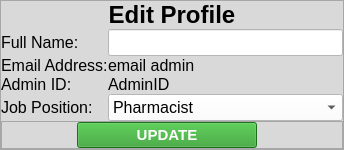
     <widget class="QWidget" name="adminProfile">
      <layout class="QGridLayout" name="gridLayout_8">
       <property name="leftMargin">
        <number>0</number>
       </property>
       <property name="topMargin">
        <number>0</number>
       </property>
       <property name="rightMargin">
        <number>0</number>
       </property>
       <property name="bottomMargin">
        <number>0</number>
       </property>
       <property name="spacing">
        <number>0</number>
       </property>
       <item row="1" column="0">
        <widget class="QFrame" name="frame_33">
         <property name="maximumSize">
          <size>
           <width>100</width>
           <height>16777215</height>
          </size>
         </property>
         <property name="frameShape">
          <enum>QFrame::StyledPanel</enum>
         </property>
         <property name="frameShadow">
          <enum>QFrame::Raised</enum>
         </property>
        </widget>
       </item>
       <item row="0" column="0" colspan="3">
        <widget class="QFrame" name="frame_31">
         <property name="maximumSize">
          <size>
           <width>16777215</width>
           <height>30</height>
          </size>
         </property>
         <property name="frameShape">
          <enum>QFrame::StyledPanel</enum>
         </property>
         <property name="frameShadow">
          <enum>QFrame::Raised</enum>
         </property>
        </widget>
       </item>
       <item row="2" column="0" colspan="3">
        <widget class="QFrame" name="frame_35">
         <property name="maximumSize">
          <size>
           <width>16777215</width>
           <height>30</height>
          </size>
         </property>
         <property name="frameShape">
          <enum>QFrame::StyledPanel</enum>
         </property>
         <property name="frameShadow">
          <enum>QFrame::Raised</enum>
         </property>
        </widget>
       </item>
       <item row="1" column="2">
        <widget class="QFrame" name="frame_34">
         <property name="maximumSize">
          <size>
           <width>100</width>
           <height>16777215</height>
          </size>
         </property>
         <property name="frameShape">
          <enum>QFrame::StyledPanel</enum>
         </property>
         <property name="frameShadow">
          <enum>QFrame::Raised</enum>
         </property>
        </widget>
       </item>
       <item row="1" column="1">
        <widget class="QFrame" name="frame_32">
         <property name="sizePolicy">
          <sizepolicy hsizetype="Maximum" vsizetype="Preferred">
           <horstretch>0</horstretch>
           <verstretch>0</verstretch>
          </sizepolicy>
         </property>
         <property name="maximumSize">
          <size>
           <width>925</width>
           <height>650</height>
          </size>
         </property>
         <property name="styleSheet">
          <string notr="true">background-color: rgba(217,217,217,255)</string>
         </property>
         <property name="frameShape">
          <enum>QFrame::StyledPanel</enum>
         </property>
         <property name="frameShadow">
          <enum>QFrame::Raised</enum>
         </property>
         <layout class="QGridLayout" name="gridLayout_10">
          <property name="leftMargin">
           <number>0</number>
          </property>
          <property name="topMargin">
           <number>0</number>
          </property>
          <property name="rightMargin">
           <number>0</number>
          </property>
          <property name="bottomMargin">
           <number>0</number>
          </property>
          <property name="spacing">
           <number>0</number>
          </property>
          <item row="0" column="1" colspan="2">
           <widget class="QLabel" name="label_19">
            <property name="sizePolicy">
             <sizepolicy hsizetype="Fixed" vsizetype="Fixed">
              <horstretch>0</horstretch>
              <verstretch>0</verstretch>
             </sizepolicy>
            </property>
            <property name="maximumSize">
             <size>
              <width>925</width>
              <height>50</height>
             </size>
            </property>
            <property name="sizeIncrement">
             <size>
              <width>0</width>
              <height>0</height>
             </size>
            </property>
            <property name="styleSheet">
             <string notr="true"/>
            </property>
            <property name="text">
             <string>&lt;html&gt;&lt;head/&gt;&lt;body&gt;&lt;p&gt;&lt;span style=&quot; font-size:18pt; font-weight:600;&quot;&gt;Edit Profile&lt;/span&gt;&lt;/p&gt;&lt;/body&gt;&lt;/html&gt;</string>
            </property>
            <property name="textFormat">
             <enum>Qt::AutoText</enum>
            </property>
            <property name="alignment">
             <set>Qt::AlignCenter</set>
            </property>
           </widget>
          </item>
          <item row="1" column="0" rowspan="4">
           <widget class="QFrame" name="frame_36">
            <property name="sizePolicy">
             <sizepolicy hsizetype="Expanding" vsizetype="Preferred">
              <horstretch>0</horstretch>
              <verstretch>0</verstretch>
             </sizepolicy>
            </property>
            <property name="maximumSize">
             <size>
              <width>16777215</width>
              <height>16777215</height>
             </size>
            </property>
            <property name="frameShape">
             <enum>QFrame::StyledPanel</enum>
            </property>
            <property name="frameShadow">
             <enum>QFrame::Raised</enum>
            </property>
           </widget>
          </item>
          <item row="1" column="1">
           <widget class="QLabel" name="label_20">
            <property name="maximumSize">
             <size>
              <width>130</width>
              <height>30</height>
             </size>
            </property>
            <property name="text">
             <string>&lt;html&gt;&lt;head/&gt;&lt;body&gt;&lt;p&gt;&lt;span style=&quot; font-size:12pt;&quot;&gt;Full Name:&lt;/span&gt;&lt;/p&gt;&lt;/body&gt;&lt;/html&gt;</string>
            </property>
           </widget>
          </item>
          <item row="1" column="2">
           <widget class="QLineEdit" name="input_fullName_admin">
            <property name="sizePolicy">
             <sizepolicy hsizetype="Expanding" vsizetype="Fixed">
              <horstretch>0</horstretch>
              <verstretch>0</verstretch>
             </sizepolicy>
            </property>
            <property name="minimumSize">
             <size>
              <width>235</width>
              <height>0</height>
             </size>
            </property>
            <property name="maximumSize">
             <size>
              <width>16777215</width>
              <height>30</height>
             </size>
            </property>
            <property name="font">
             <font>
              <pointsize>12</pointsize>
             </font>
            </property>
            <property name="styleSheet">
             <string notr="true">background-color: rgb(255, 255, 255)</string>
            </property>
            <property name="text">
             <string/>
            </property>
           </widget>
          </item>
          <item row="1" column="3" rowspan="4">
           <widget class="QFrame" name="frame_37">
            <property name="sizePolicy">
             <sizepolicy hsizetype="Expanding" vsizetype="Preferred">
              <horstretch>0</horstretch>
              <verstretch>0</verstretch>
             </sizepolicy>
            </property>
            <property name="maximumSize">
             <size>
              <width>16777215</width>
              <height>16777215</height>
             </size>
            </property>
            <property name="frameShape">
             <enum>QFrame::StyledPanel</enum>
            </property>
            <property name="frameShadow">
             <enum>QFrame::Raised</enum>
            </property>
           </widget>
          </item>
          <item row="2" column="1">
           <widget class="QLabel" name="label_21">
            <property name="sizePolicy">
             <sizepolicy hsizetype="Expanding" vsizetype="Preferred">
              <horstretch>0</horstretch>
              <verstretch>0</verstretch>
             </sizepolicy>
            </property>
            <property name="maximumSize">
             <size>
              <width>130</width>
              <height>30</height>
             </size>
            </property>
            <property name="text">
             <string>&lt;html&gt;&lt;head/&gt;&lt;body&gt;&lt;p&gt;&lt;span style=&quot; font-size:12pt;&quot;&gt;Email Address:&lt;/span&gt;&lt;/p&gt;&lt;/body&gt;&lt;/html&gt;</string>
            </property>
           </widget>
          </item>
          <item row="2" column="2">
           <widget class="QLabel" name="lbl_admin_email">
            <property name="sizePolicy">
             <sizepolicy hsizetype="Expanding" vsizetype="Preferred">
              <horstretch>0</horstretch>
              <verstretch>0</verstretch>
             </sizepolicy>
            </property>
            <property name="maximumSize">
             <size>
              <width>16777215</width>
              <height>30</height>
             </size>
            </property>
            <property name="font">
             <font>
              <pointsize>12</pointsize>
             </font>
            </property>
            <property name="text">
             <string>&lt;html&gt;&lt;head/&gt;&lt;body&gt;&lt;p&gt;&lt;span style=&quot; font-size:12pt;&quot;&gt;email admin&lt;/span&gt;&lt;/p&gt;&lt;/body&gt;&lt;/html&gt;</string>
            </property>
           </widget>
          </item>
          <item row="3" column="1">
           <widget class="QLabel" name="label_31">
            <property name="sizePolicy">
             <sizepolicy hsizetype="Preferred" vsizetype="Preferred">
              <horstretch>0</horstretch>
              <verstretch>0</verstretch>
             </sizepolicy>
            </property>
            <property name="maximumSize">
             <size>
              <width>130</width>
              <height>30</height>
             </size>
            </property>
            <property name="text">
             <string>&lt;html&gt;&lt;head/&gt;&lt;body&gt;&lt;p&gt;&lt;span style=&quot; font-size:12pt;&quot;&gt;Admin ID:&lt;/span&gt;&lt;/p&gt;&lt;/body&gt;&lt;/html&gt;</string>
            </property>
           </widget>
          </item>
          <item row="3" column="2">
           <widget class="QLabel" name="lbl_adminID">
            <property name="sizePolicy">
             <sizepolicy hsizetype="Expanding" vsizetype="Preferred">
              <horstretch>0</horstretch>
              <verstretch>0</verstretch>
             </sizepolicy>
            </property>
            <property name="maximumSize">
             <size>
              <width>16777215</width>
              <height>30</height>
             </size>
            </property>
            <property name="font">
             <font>
              <pointsize>12</pointsize>
             </font>
            </property>
            <property name="text">
             <string>&lt;html&gt;&lt;head/&gt;&lt;body&gt;&lt;p&gt;&lt;span style=&quot; font-size:12pt;&quot;&gt;AdminID&lt;/span&gt;&lt;/p&gt;&lt;/body&gt;&lt;/html&gt;</string>
            </property>
           </widget>
          </item>
          <item row="4" column="1">
           <widget class="QLabel" name="label_22">
            <property name="maximumSize">
             <size>
              <width>130</width>
              <height>30</height>
             </size>
            </property>
            <property name="text">
             <string>&lt;html&gt;&lt;head/&gt;&lt;body&gt;&lt;p&gt;&lt;span style=&quot; font-size:12pt;&quot;&gt;Job Position:&lt;/span&gt;&lt;/p&gt;&lt;/body&gt;&lt;/html&gt;</string>
            </property>
           </widget>
          </item>
          <item row="4" column="2">
           <widget class="QComboBox" name="input_jobPosition">
            <property name="sizePolicy">
             <sizepolicy hsizetype="Expanding" vsizetype="Fixed">
              <horstretch>0</horstretch>
              <verstretch>0</verstretch>
             </sizepolicy>
            </property>
            <property name="maximumSize">
             <size>
              <width>16777215</width>
              <height>30</height>
             </size>
            </property>
            <property name="font">
             <font>
              <pointsize>12</pointsize>
             </font>
            </property>
            <property name="styleSheet">
             <string notr="true">background-color: rgb(255, 255, 255)</string>
            </property>
            <item>
             <property name="text">
              <string>Pharmacist</string>
             </property>
            </item>
            <item>
             <property name="text">
              <string>Cashier</string>
             </property>
            </item>
            <item>
             <property name="text">
              <string>Developer</string>
             </property>
            </item>
           </widget>
          </item>
          <item row="5" column="0" colspan="4">
           <widget class="QFrame" name="frame_38">
            <property name="maximumSize">
             <size>
              <width>925</width>
              <height>40</height>
             </size>
            </property>
            <property name="frameShape">
             <enum>QFrame::StyledPanel</enum>
            </property>
            <property name="frameShadow">
             <enum>QFrame::Raised</enum>
            </property>
            <layout class="QHBoxLayout" name="horizontalLayout_4">
             <property name="spacing">
              <number>0</number>
             </property>
             <property name="leftMargin">
              <number>0</number>
             </property>
             <property name="topMargin">
              <number>0</number>
             </property>
             <property name="bottomMargin">
              <number>0</number>
             </property>
             <item>
              <widget class="QPushButton" name="btn_updateAdmin">
               <property name="maximumSize">
                <size>
                 <width>180</width>
                 <height>40</height>
                </size>
               </property>
               <property name="font">
                <font>
                 <pointsize>11</pointsize>
                 <weight>75</weight>
                 <bold>true</bold>
                </font>
               </property>
               <property name="cursor">
                <cursorShape>PointingHandCursor</cursorShape>
               </property>
               <property name="styleSheet">
                <string notr="true">background-color: rgba(41,156,39,255);
color: rgb(255, 255, 255);</string>
               </property>
               <property name="text">
                <string>UPDATE</string>
               </property>
              </widget>
             </item>
            </layout>
           </widget>
          </item>
         </layout>
        </widget>
       </item>
      </layout>
     </widget>
